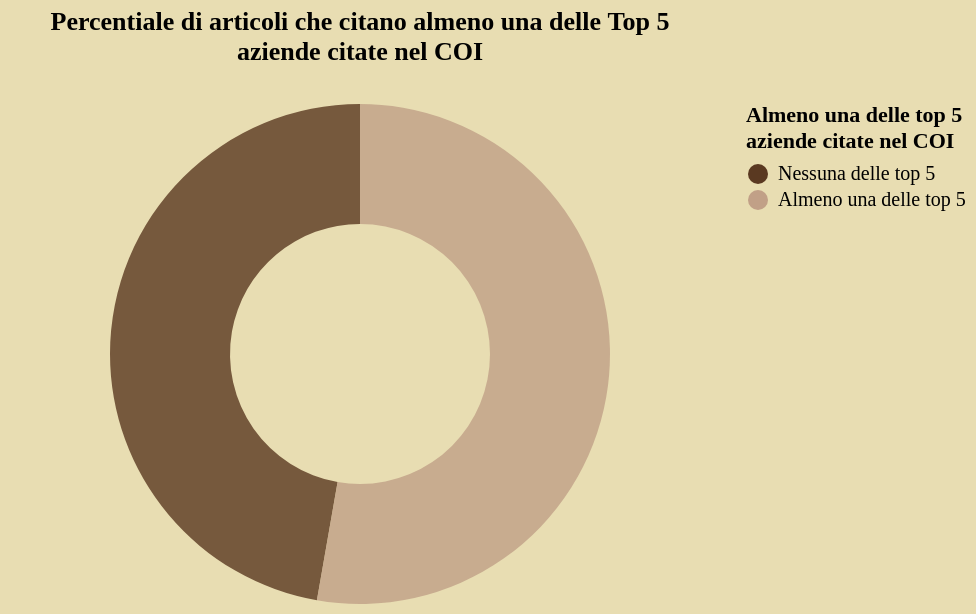

The specification (Vega-Lite) saved for this image:
### Vega-Lite specification from a JSON file in a GitHub repository (floating-point values rounded to 4 significant figures)
{"config": {"background": "#e8ddb2", "view": {"stroke": "transparent", "width": 350, "height": 250}, "axis": {"domainColor": "#5a3921", "gridColor": "#5a3921", "gridOpacity": 0.2, "tickColor": "#5a3921", "labelColor": "black", "titleColor": "black", "titleFont": "EB Garamond"}, "legend": {"labelColor": "black", "titleColor": "black", "labelFont": "EB Garamond", "titleFont": "EB Garamond"}, "title": {"color": "black", "font": "EB Garamond"}, "mark": {"color": "#6b4a32", "opacity": 0.8}, "bar": {"color": "#6b4a32", "opacity": 0.8}, "line": {"color": "#6b4a32", "opacity": 0.8}, "area": {"color": "#6b4a32", "opacity": 0.8}, "point": {"color": "#6b4a32", "opacity": 0.8}}, "data": {"name": "data-380c6a74b174c5dc0c9f9e60442ce067"}, "mark": {"type": "arc", "innerRadius": 65}, "encoding": {"color": {"field": "Presence of any of the top 5 companies", "scale": {"domain": ["Nessuna delle top 5", "Almeno una delle top 5"], "range": ["#5a3921", "#c1a087"]}, "sort": ["Nessuna delle 5", "Almeno una delle top 5"], "title": ["Almeno una delle top 5", "aziende citate nel COI"], "type": "nominal"}, "theta": {"field": "value", "type": "quantitative"}, "tooltip": [{"field": "value", "format": ",", "title": "Numero di articoli:", "type": "quantitative"}, {"field": "%", "format": ".2f", "type": "quantitative"}]}, "title": ["Percentiale di articoli che citano almeno una delle Top 5", "aziende citate nel COI", ""], "$schema": "https://vega.github.io/schema/vega-lite/v5.20.1.json", "datasets": {"data-380c6a74b174c5dc0c9f9e60442ce067": [{"Presence of any of the top 5 companies": "Nessuna delle top 5", "value": 79198, "%": 47.24}, {"Presence of any of the top 5 companies": "Almeno una delle top 5", "value": 88446, "%": 52.76}]}}
